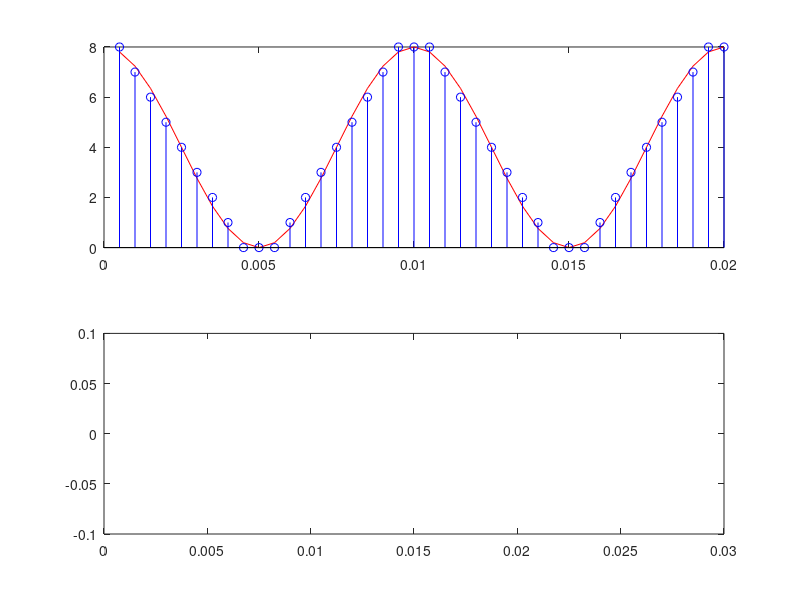

The MATLAB script that drew this image:
% TEMA 3.1 - EJ 11
clear all;
close all;

%Variables
A= 4;
f= 100;
fs= 2000;
T= 0.02;
M= 8;

t= 1/fs:1/fs:T;

%Funciones
xt= A*cos(2*pi*f*t) + A;
Q= (max(xt) - min(xt))/M;   %CUANTIFICADOR
y= round(xt./Q);   %IMPLEMENTAR CUANTIFICADOR

r= y.*Q;    %Senal reconstruida

figure;
subplot(2,1,1);
plot(t,xt,"r");
hold on;
stem(t,y,"b");



for w= 1/fs:1/fs:T
  Ec = mean(abs(xt-y))
  Er = mean(abs(xt-r))
end;



subplot(2,1,2);
plot(t,Ec,'r');
hold on;
plot(t,Er,'b');
axis([0 0.03 -0.1 0.1]);

